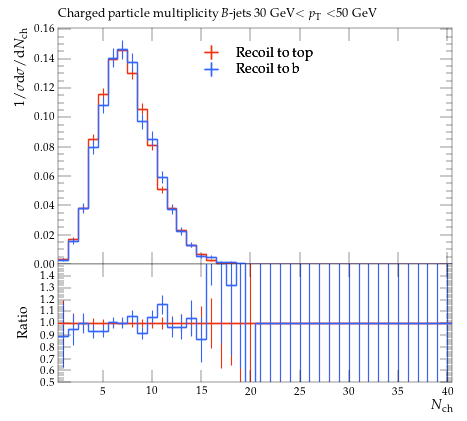

Write Python code to recreate this figure.
#! /usr/bin/env python

# This Python script was auto-generated using YODA v2.0.2.
# Analysis object: /MC_HFDECAYS/avg_B_jet_ch_mult_30_50
# Timestamp: 31-07-2026 (13:13:52)

import matplotlib as mpl
import matplotlib.pyplot as plt
mpl.use('Agg') # comment out for interactive use
import os
import numpy as np

plotDir = os.path.split(os.path.realpath(__file__))[0]
if 'YODA_USER_PLOT_PATH' in globals():
    plot_outdir = globals()['YODA_USER_PLOT_PATH']
else:
    plot_outdir = plotDir

#plot style
plt.style.use(os.path.join(plotDir, '../default.mplstyle'))
# plot metadata
figW, figH = plt.rcParams['figure.figsize']
ax_xLabel = r'$N_\mathrm{ch}$'
ax_yLabel = r'$1/\sigma \mathrm{d}\sigma/\mathrm{d}N_\mathrm{ch}$'
ax_title  = r'Charged particle multiplicity $B$-jets 30 GeV$<p_\mathrm{T}<$50 GeV'
ax_xScale = 'linear'
ax_yScale = 'linear'
xLims = (0.5, 40.5)
yLims = (0.0, 0.16107443)
xMinorTickMarks = 0

# TeX-friendly labels for the legend
labels = {
    'legend' : ([ r"Recoil to top", r"Recoil to b" ], r""),
}

# Adjust canvas width and height
canvasW = 10.0
canvasH = 9.0
figW *= canvasW/10.
figH *= canvasH/9.

# Create figure and axis objects
fig, (ax, ratio0_ax) = plt.subplots(2, 1, sharex=True,
                  figsize=(figW,figH), gridspec_kw={'height_ratios': (6.0, 3.0)})

# Set figure margins
plt.subplots_adjust(
    left   = 1.0 * plt.rcParams['figure.subplot.left'],
    right  = 1.0 * plt.rcParams['figure.subplot.right'],
    top    = 1.0 * plt.rcParams['figure.subplot.top'],
    bottom = 1.0 * plt.rcParams['figure.subplot.bottom'])

ratio0_ax.yaxis.set_major_locator(mpl.ticker.MultipleLocator(0.1))
ratio0_ax.set_ylim(0.5, 1.4999)
ratio0_ax.set_ylabel('Ratio')
ratio0_ax.xaxis.set_minor_locator(mpl.ticker.NullLocator())

# the numerical data is stored in a separate file
dataf = dict()
prefix = os.path.split(__file__)[0]
if prefix:    prefix = prefix + '/'
exec(open(prefix+'avg_B_jet_ch_mult_30_50__data.py').read(), dataf)


legend_handles = dict() # keep track of handles for the legend

# style options for curves
# starts at zorder>=5 to draw curve on top of legend
styles = {
  'recoil_t': {
    'color' : '#EE3311',
    'linestyle' : '-',
    'linewidth' : 1,
    'marker' : 'none',
    'markersize' : 2,
    'capsize' : 0.0,
    'zorder' : 5,
    'histstyle' : 1,
    'drawstyle' : 'steps-pre',
    'xerrorbars' : 1,
    'yerrorbars' : 1,
    'fillcolor' : None,
    'fillopacity' : 1.0,
    'ratio0_linestyle' : '-',
    'ratio0_linewidth' : 1,
    'ratio0_marker' : 'none',
    'ratio0_markersize' : 2,
    'ratio0_capsize' : 0.0,
    'ratio0_zorder' : 5,
    'ratio0_histstyle' : 1,
    'ratio0_drawstyle' : 'steps-pre',
    'ratio0_xerrorbars' : 1,
    'ratio0_yerrorbars' : 1,
  },
  'recoil_b': {
    'color' : '#3366FF',
    'linestyle' : '-',
    'linewidth' : 1,
    'marker' : 'none',
    'markersize' : 2,
    'capsize' : 0.0,
    'zorder' : 6,
    'histstyle' : 1,
    'drawstyle' : 'steps-pre',
    'xerrorbars' : 1,
    'yerrorbars' : 1,
    'fillcolor' : None,
    'fillopacity' : 1.0,
    'ratio0_linestyle' : '-',
    'ratio0_linewidth' : 1,
    'ratio0_marker' : 'none',
    'ratio0_markersize' : 2,
    'ratio0_capsize' : 0.0,
    'ratio0_zorder' : 6,
    'ratio0_histstyle' : 1,
    'ratio0_drawstyle' : 'steps-pre',
    'ratio0_xerrorbars' : 1,
    'ratio0_yerrorbars' : 1,
  },
}

# curve from input yoda files in main panel
for label, yvals in dataf['yvals'].items():
    if all(np.isnan(v) for v in dataf['yvals'][label]):
        continue
    tmp = None
    if styles[label]['histstyle']: # draw as histogram
        xpos = dataf['xedges'][label] if styles[label]['drawstyle'] else dataf['xpoints'][label]
        ypos = np.insert(yvals, 0, yvals[0]) if styles[label]['drawstyle'] else yvals
        if styles[label]['fillcolor']: # fill area below curve
            ax.fill_between(xpos, ypos, step='pre',
                            color=styles[label]['fillcolor'],
                            alpha=styles[label]['fillopacity'])
        tmp, = ax.plot(xpos, ypos,
                       color=styles[label]['color'],
                       linestyle=styles[label]['linestyle'],
                       linewidth=styles[label]['linewidth'],
                       drawstyle=styles[label]['drawstyle'], solid_joinstyle='miter',
                       zorder=styles[label]['zorder'], label=label)
    tmp = ax.errorbar(dataf['xpoints'][label], yvals,
                      xerr=np.array(dataf['xerrs'][label])*styles[label]['xerrorbars'],
                      yerr=np.array(dataf['yerrs'][label])*styles[label]['yerrorbars'],
                      fmt=styles[label]['marker'], capsize=styles[label]['capsize'],
                      markersize=styles[label]['markersize'],
                      ecolor=styles[label]['color'],
                      color=styles[label]['color'], zorder=styles[label]['zorder'])
    tmp[-1][0].set_linestyle(styles[label]['linestyle'])
    tmp[-1][0].set_linewidth(styles[label]['linewidth'])
    if label in dataf['add_legend_handle']:  legend_handles[label] = tmp
    for varLabel in dataf['variation_yvals'].keys():
        if varLabel.startswith(label):
            tmp, = ax.plot(dataf['xedges'][label], dataf['variation_yvals'][varLabel],
                           color=styles[label]['color'],
                           linestyle=styles[label]['linestyle'],
                           linewidth=styles[label]['linewidth'],
                           drawstyle='steps-pre', solid_joinstyle='miter',
                           zorder=styles[label]['zorder'], alpha=0.5)


# plots on ratio panel
# curve from input yoda files in ratio panel
for label, yvals in dataf['ratio0_yvals'].items():
    if all(np.isnan(v) for v in yvals):
        continue
    if styles[label]['ratio0_histstyle']: # plot as histogram
        xpos = dataf['xedges']['recoil_t'] if styles[label]['ratio0_drawstyle'] else dataf['xpoints']['recoil_t']
        ypos = np.insert(yvals, 0, yvals[0]) if styles[label]['ratio0_drawstyle'] else yvals
        ratio0_ax.plot(xpos, ypos,
                       color=styles[label]['color'],
                       linewidth=styles[label]['linewidth'],
                       linestyle=styles[label]['ratio0_linestyle'],
                       drawstyle=styles[label]['ratio0_drawstyle'], zorder=styles[label]['zorder'],
                       solid_joinstyle='miter')
    tmp = ratio0_ax.errorbar(dataf['xpoints']['recoil_t'], yvals,
                             xerr=np.array(dataf['ref_xerrs'])*styles[label]['ratio0_xerrorbars'],
                             yerr=np.array(dataf['ratio0_yerrs'][label])*styles[label]['ratio0_yerrorbars'],
                             fmt=styles[label]['ratio0_marker'], capsize=styles[label]['ratio0_capsize'],
                             markersize=styles[label]['ratio0_markersize'],
                             ecolor=styles[label]['color'],
                             color=styles[label]['color'])
    tmp[-1][0].set_linestyle(styles[label]['ratio0_linestyle'])
    tmp[-1][0].set_linewidth(styles[label]['ratio0_linewidth'])

    for varlabel in dataf['ratio0_variation_vals'].keys():
        if varlabel.startswith(label):
            ratio0_ax.plot(dataf['xedges']['recoil_t'],
                            dataf['ratio0_variation_vals'][varlabel],
                            color=styles[label]['color'],
                            linestyle=styles[label]['linestyle'],
                            linewidth=styles[label]['linewidth'],
                            drawstyle='steps-pre', solid_joinstyle='miter',
                            zorder=1, alpha=0.5)

legend_items = list(legend_handles.values())
ax.add_artist(ax.legend(legend_items,
                        labels['legend'][0],
                        title=labels['legend'][1],
                        alignment='left',
                        loc='upper center',
                        bbox_to_anchor=(0.5, 0.97)))

# set plot metadata as defined above
ratio0_ax.set_xlabel(ax_xLabel)
ratio0_ax.xaxis.set_label_coords(1., -0.15)
ax.set_ylabel(ax_yLabel, ha='right', va='top')
ax.yaxis.set_label_coords(-0.11, 1.0)
ax.set_title(ax_title, loc='left')
ax.set_xscale(ax_xScale)
ax.set_yscale(ax_yScale)
ax.set_xlim(xLims)
ax.set_ylim(yLims)

# tick formatting
plt.rcParams['xtick.top'] = True
plt.rcParams['ytick.right'] = True
ax.xaxis.set_minor_locator(mpl.ticker.NullLocator())
fig.align_ylabels((ax, ratio0_ax))
plt.savefig(os.path.join(plot_outdir, 'avg_B_jet_ch_mult_30_50.pdf'), format='PDF')
plt.savefig(os.path.join(plot_outdir, 'avg_B_jet_ch_mult_30_50.png'), format='PNG')

plt.close(fig)
